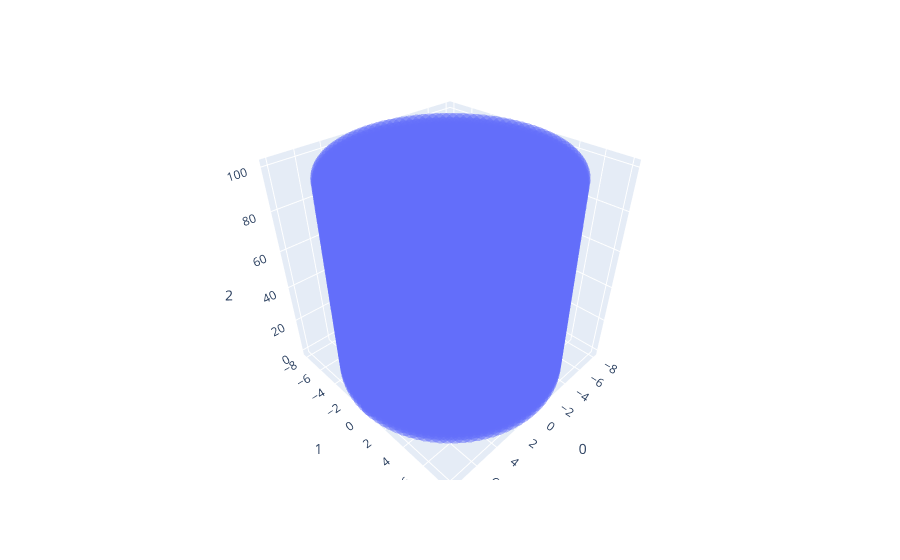

The notebook cell saved with this chart:
### Code cell
cyl_points[:, 0] *= IMG_SIZE[0] / (2 * np.pi)
cyl_points[:, 1] *= IMG_SIZE[0] / (2 * np.pi)
cyl_points[:, 2] *= IMG_SIZE[1]

fig = px.scatter_3d(cyl_points, x=0, y=1, z=2, opacity=0.5)
fig.show()

### Figure 1 — Plotly figure (JSON) as saved in the notebook; plotly's stock layout.template omitted (floating-point values rounded to 4 significant figures; data arrays with more than 128 entries replaced by an {"elided": "..."} marker saying what was removed)
{"data": [{"hovertemplate": "0=%{x}<br>1=%{y}<br>2=%{z}<extra></extra>", "legendgroup": "", "marker": {"color": "#636efa", "opacity": 0.5, "symbol": "circle"}, "mode": "markers", "name": "", "scene": "scene", "showlegend": false, "type": "scatter3d", "x": {"elided": "5000 float values"}, "y": {"elided": "5000 float values"}, "z": {"elided": "5000 float values"}}], "layout": {"legend": {"tracegroupgap": 0}, "margin": {"t": 60}, "scene": {"domain": {"x": [0, 1], "y": [0, 1]}, "xaxis": {"title": {"text": "0"}}, "yaxis": {"title": {"text": "1"}}, "zaxis": {"title": {"text": "2"}}}}}
